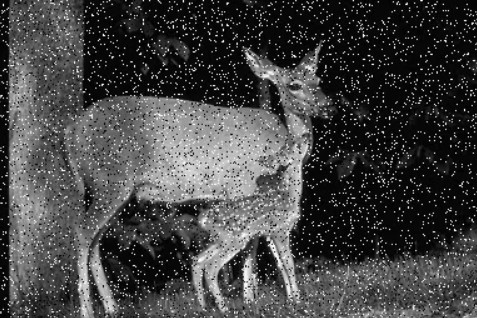
#> input picture images/images/huou.jpg, 477 x 318 px, found by its file name
$ python LocTrungBinh.py
#> lines starting #> are read from the running program, lines starting #| are printed output that depends on the picture
import numpy as np
import matplotlib.pyplot as plt
import cv2

path = 'images/huou.jpg'
img = cv2.imread(path)
#> img is the input picture: shape (318, 477, 3); min 0, max 255, mean 67.8
img = cv2.cvtColor(img, cv2.COLOR_BGR2GRAY)
#> img: shape (318, 477)

fig, ax = plt.subplots(2, 1, figsize=(5, 5))

H = np.array([[1, 1, 1],
              [1, 1, 1],
              [1, 1, 1]]) / 9.0

def conv(img, kernel):
    img_new = np.copy(img)
    n = img_new.shape[0]
#> n = 318
    m = img_new.shape[1]
#> m = 477
    for i in range(1, n-1):
        for j in range(1, m-1):
            center_pixel = [i, j]
            center_kernel = [1, 1]
            xRows = [0, 0, 1, -1, 1, -1, 1, -1]
            yCols = [-1, 1, 0, 0, -1, -1, 1, 1]
            new_val = 0.0
            for k in range(8):
                item = [xRows[k], yCols[k]]
                pixel_img_x = center_pixel[0] + item[0]
                pixel_img_y = center_pixel[1] + item[1]
                pixel_kernel_x = center_kernel[0] + item[0]
                pixel_kernel_y = center_kernel[1] + item[1]
                new_val += img[pixel_img_x][pixel_img_y] * kernel[pixel_kernel_x][pixel_kernel_y]
            new_val += img[i][j] * kernel[1][1]
            if new_val < 0:
                new_val = 0
            if new_val > 255:
                new_val = 255
            img_new[i, j] = new_val * 1
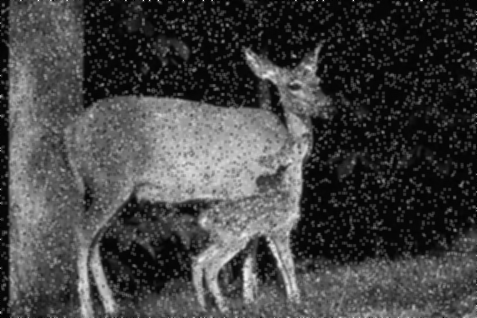
#> img_new: shape (318, 477); min 0, max 251, mean 67.3
    return img_new
img_new = conv(img,H)
for i in range(0,2):
    img_new = conv(img_new,H)

ax[0].imshow(img, cmap='gray')
ax[1].imshow(img_new, cmap='gray')


plt.show()
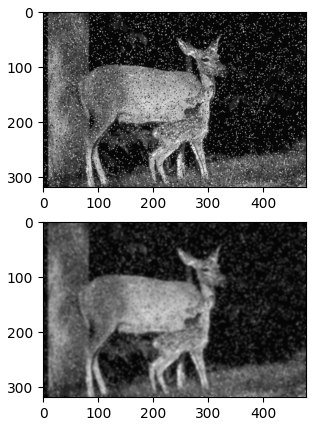
#> figure drawn by matplotlib, 2 panels

$ run again, with images/images/baby.jpg copied over images/images/huou.jpg
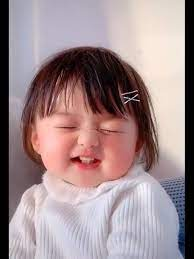
#> input picture images/images/baby.jpg, 194 x 259 px, found by its file name
#> img is the input picture: shape (259, 194, 3); mean B, G, R 141.4, 138.6, 159.2
#> img: shape (259, 194)
#> after the loop in conv, `for i in range(1, n-1):`:
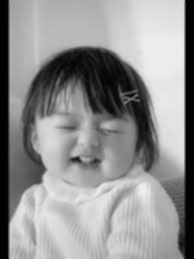
#> img_new: shape (259, 194); min 0, max 240, mean 144.6
#> `plt.show()`:
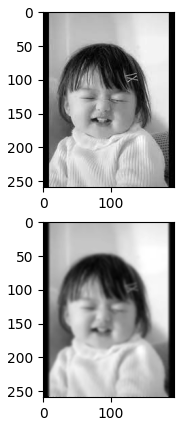
#> figure drawn by matplotlib, 2 panels

$ run again, with images/images/baby2.jpg copied over images/images/huou.jpg
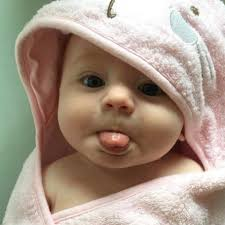
#> input picture images/images/baby2.jpg, 225 x 225 px, found by its file name
#> img is the input picture: shape (225, 225, 3); mean B, G, R 136.2, 151.2, 168.6
#> img: shape (225, 225)
#> the loop `for i in range(0,2):` made 2 passes
#> pass 1, `img_new = conv(img_new,H)`:
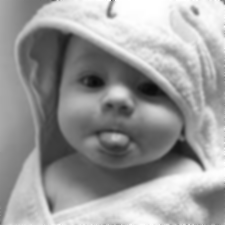
#> img_new: shape (225, 225); min 10, max 255, mean 153.7
#> `plt.show()`:
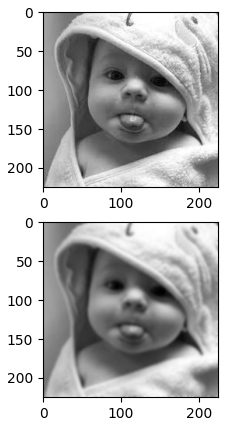
#> figure drawn by matplotlib, 2 panels
